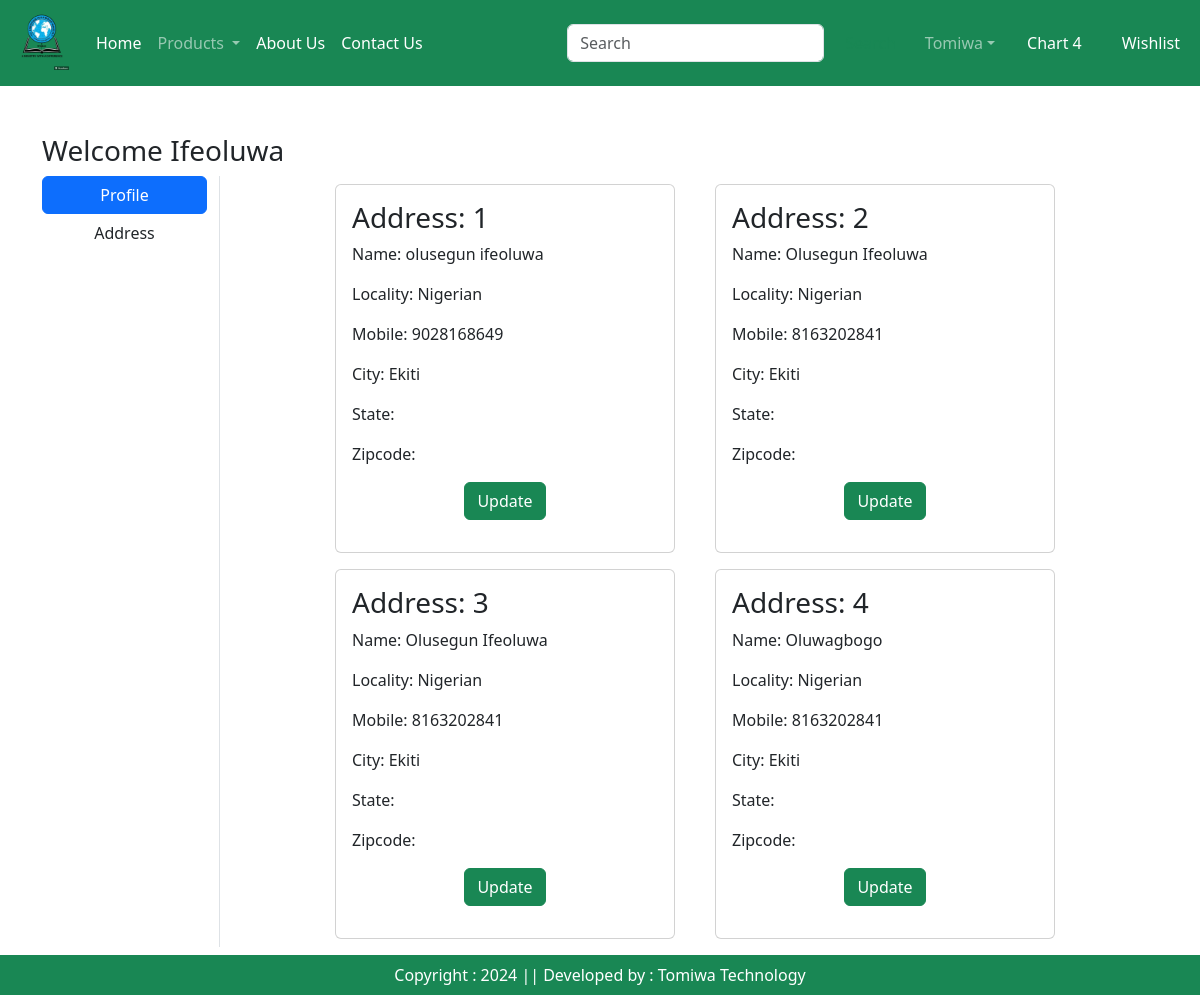
Page /address/ (signed in) on the earlier database version.
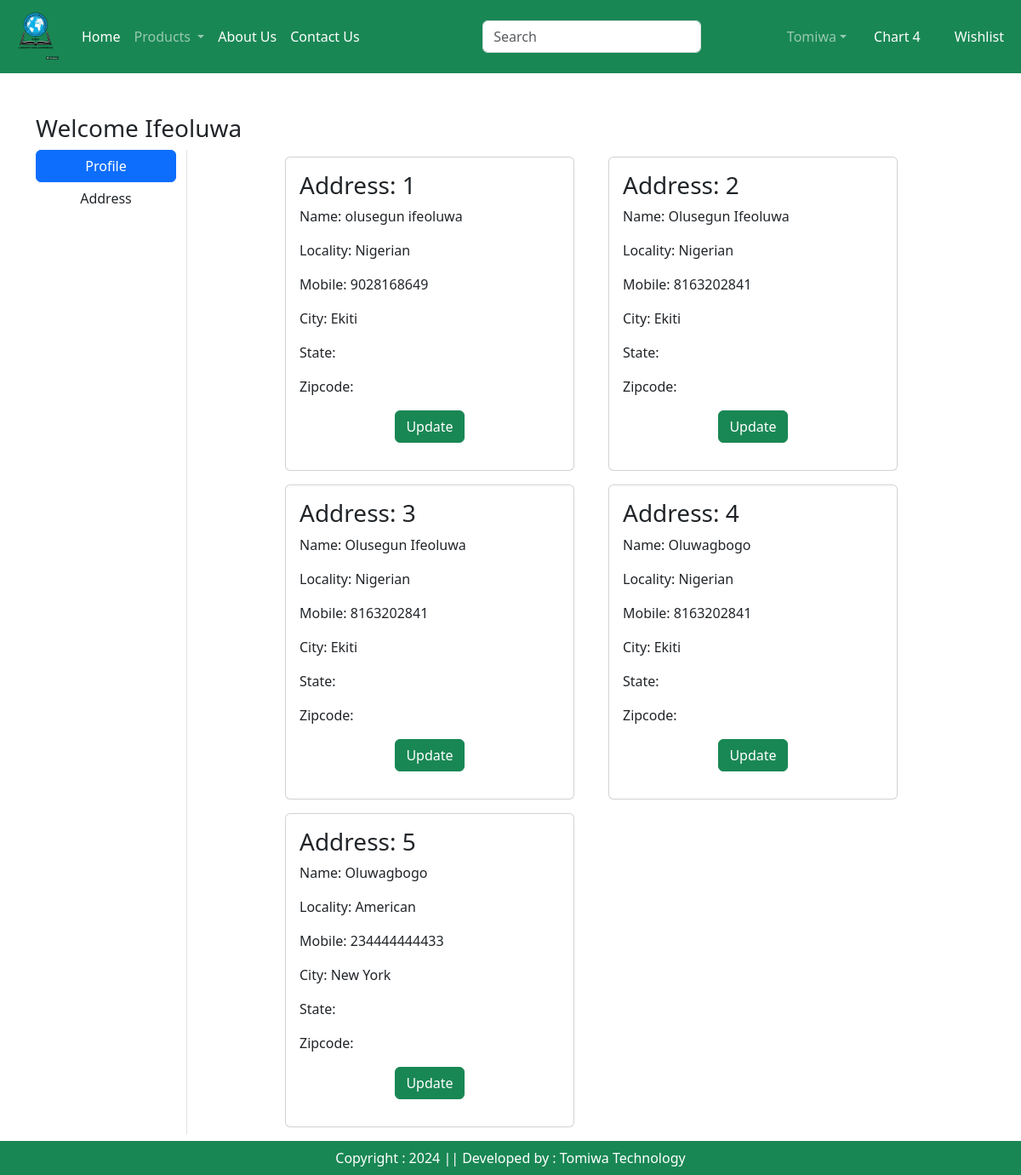
Same page on the later database version.
### login/models.py (models this page shows, shortened)
class Customer(models.Model):
    user = models.ForeignKey(User, on_delete=models.CASCADE)
    name = models.CharField(max_length=200)
    locality = models.CharField(max_length=200)
    city = models.CharField(max_length=20)
    mobile = models.IntegerField(default=0)
    zipcode = models.IntegerField()
    state = models.CharField(choices=STATE_CHOICES, max_length=100)

### login/views.py (the view)
# urls.py: path('address/', views.address, name = 'address'),
def address(request):
    add = Customer.objects.filter(user = request.user)
    return render(request, 'app/address.html',locals())

### login/templates/app/address.html (shortened to what this page needs)
{% extends 'app/base.html' %}
{% load static %}
{% block main-content %}
<div class="container my-5">
    <div class="row">
        <h3>Welcome <span class="text-capitalize">{{request.user}}</span></h3>
        <div class="col-sm-2 border-end">
            <ul class="list-unstyled">
                <li class="d-grid"><a href="{% url 'profile' %}" class="btn btn-primary">Profile</a></li>
                <li class="d-grid"><a href="{% url 'address' %}" class="btn ">Address</a></li>
            </ul>
        </div>
        <div class="col-sm-8 offset-sm-1">
            <div class="row">
                {% for ad in add %}
                    <div class="col-sm-6">
                        <div class="card m-2">
                            <div class="card-body">
                                <h3>Address: {{forloop.counter}}</h3>
                                <p>Name: {{ad.name}}</p>
                                <p>Locality: {{ad.locality}}</p>
                                <P>Mobile: {{ad.mobile}}</P>
                                <p>City: {{ad.city}}</p>
                                <p>State: {{state}}</p>
                                <p>Zipcode: {{zipcode }}</p>
                                <p class="text-center"><a href="{% url 'updateAddress' pk=ad.id %}" class="btn btn-success">Update</a></p>
                            </div>
                        </div>
                    </div>
                {% endfor %}
            </div>
        </div>
    </div>
</div>
{% endblock main-content %}

Differences in the rows shown:
added Customer: name "Oluwagbogo", locality "American", mobile "234444444433", city "New York"
